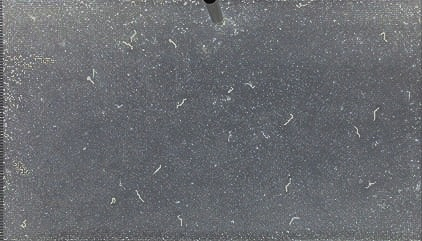
#> input picture test_images/mobile/image2.jpg, 422 x 241 px
$ python simple_threshold.py
#> lines starting #> are read from the running program, lines starting #| are printed output that depends on the picture
##Simple image thresholding

import cv2
import numpy as np
from matplotlib import pyplot as plt

import sys
dir = "/home/cadbury/Documents/nema-life/conf_files/conf"
# print(dir)
sys.path.insert(0,dir)
import conf

output_dir = conf.output_dir
# print(output_dir)
output_image_counter = 0

thresh_val = conf.threshold_value

plt.rc("figure", dpi = 400)
img = cv2.imread('../test_images/mobile/image2.jpg',0)
#> img: shape (241, 422); min 7, max 206, mean 108
# img = cv2.imread('../test_images/mobile/image1.jpeg',0)

ret,thresh1 = cv2.threshold(img,thresh_val,255,cv2.THRESH_BINARY)
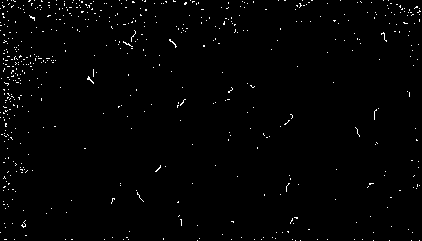
#> thresh1: shape (241, 422); 1.1% white in thin lines or dots
#> ret = 170
ret,thresh2 = cv2.threshold(img,thresh_val,255,cv2.THRESH_BINARY_INV)
#> thresh2: shape (241, 422); 98.9% white; black in thin lines or dots
ret,thresh3 = cv2.threshold(img,thresh_val,255,cv2.THRESH_TRUNC)
ret,thresh4 = cv2.threshold(img,thresh_val,255,cv2.THRESH_TOZERO)
ret,thresh5 = cv2.threshold(img,thresh_val,255,cv2.THRESH_TOZERO_INV)

titles = ['Original Image','BINARY','BINARY_INV','TRUNC','TOZERO','TOZERO_INV']
images = [img, thresh1, thresh2, thresh3, thresh4, thresh5]

print(type(thresh1))
#| <class 'numpy.ndarray'>

for i in range(6):

    output_image_counter += 1
    # new_file_name = str(output_dir) + "out_image_" + str(output_image_counter) + ".png"
    new_file_name = str(output_dir) + str(titles[i]) + ".png"
    # print(new_file_name)

    plt.subplot(2,3,i+1),
    plt.imshow(images[i],'gray')
    plt.title(titles[i])
    plt.xticks([]),plt.yticks([])

    cv2.imwrite(new_file_name, images[i])
#> after the loop, output_image_counter = 6
    # cv2.imwrite('localsa.png', images[i])

plt.show()
